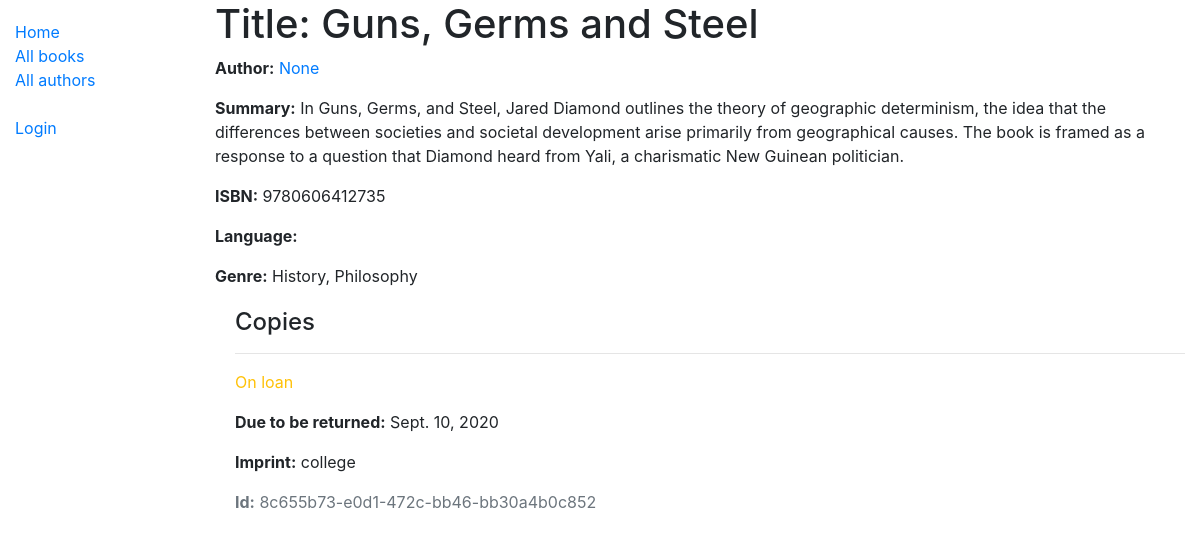
/catalog/book/3, run on the app's committed database.
### catalog/models.py (models this page shows, shortened)
class Book(models.Model):
    title = models.CharField(max_length=200)
    author = models.ForeignKey('Author',on_delete=models.SET_NULL, null=True)
    summary = models.TextField(max_length=1000, help_text='Enter a brief desc of the book' )
    isbn = models.CharField('ISBN', max_length=13, help_text='13 Character <a href="https://www.isbn-international.org/content/what-isbn">ISBN number</a>')
    genre = models.ManyToManyField(Genre, help_text='Select a genre for the book')
    def display_genre(self):
        """ Create a string for Genre. This is required to display genre in Admin"""
        return ', '.join(genre.name for genre in self.genre.all()[:3])
    display_genre.short_description = 'Genre'

class Genre(models.Model):
    name = models.CharField(max_length=200,help_text='Enter a book genre(eg: Science Fiction')
    def __str__(self):
        return self.name

class BookInstance(models.Model):
    id = models.UUIDField(primary_key=True, default=uuid.uuid4, help_text='Unique ID for this particular book across whole library')
    book = models.ForeignKey('Book',on_delete=models.SET_NULL, null=True)
    imprint = models.CharField(max_length=200)
    due_back = models.DateField(null=True, blank=True)
    borrower = models.ForeignKey(User, on_delete=models.SET_NULL, null=True, blank=True)
    LOAN_STATUS = (
        ('m', 'Maintenance'),
        ('o', 'On loan'),
        ('a','Available'),
        ('r', 'Reserved'),
    )
    status = models.CharField(
        max_length=1,
        choices=LOAN_STATUS,
        blank=True,
        default='m',
        help_text='Book availability',
    )
    class Meta:
        ordering = ['due_back']
        permissions = (("can_mark_returned","Set book as returned"),)

### catalog/views.py (the view)
# urls.py: path('book/<int:pk>', views.BookDetailView.as_view(), name='book-detail'),
class BookDetailView(DetailView):
    model = Book

### catalog/templates/catalog/book_detail.html
{% extends "base_generic.html" %}
{% block content %}
<h1>Title: {{ book.title }}</h1>
<p><strong>Author:</strong> <a href="{% url 'book-detail' book.author.pk %}">{{ book.author }}</a>
<p><strong>Summary:</strong> {{ book.summary }}</p>
<p><strong>ISBN:</strong> {{ book.isbn }}</p>
<p><strong>Language:</strong> {{ book.language }}</p>
<p><strong>Genre:</strong> {{ book.genre.all|join:", " }}</p>
<div style="margin-left:20px;margin-top:20px">
    <h4>Copies</h4>
    {% for copy in book.bookinstance_set.all %}
    <hr>
    <p
        class="{% if copy.status == 'a' %}text-success{% elif copy.status == 'm' %}text-danger{% else %}text-warning{% endif %}">
        {{ copy.get_status_display }}
    </p>
    {% if copy.status != 'a' %}
    <p><strong>Due to be returned:</strong> {{ copy.due_back }}</p>
    {% endif %}
    <p><strong>Imprint:</strong> {{ copy.imprint }}</p>
    <p class="text-muted"><strong>Id:</strong> {{ copy.id }}</p>
    {% endfor %}
</div>
{% endblock %}

### data on the page
Book: title "Guns, Germs and Steel", author "None", summary "In Guns, Germs, and Steel, Jared Diamond outlines the theory of geographic determinism, the idea that the differences between societies and societal development arise primarily from geographical causes. The book is framed as a response to a question that Diamond heard from Yali, a charismatic New Guinean politician.", isbn "9780606412735", genre.all "History, Philosophy"
BookInstance: status "On loan", due_back "Sept. 10, 2020", imprint "college", id "8c655b73-e0d1-472c-bb46-bb30a4b0c852"
